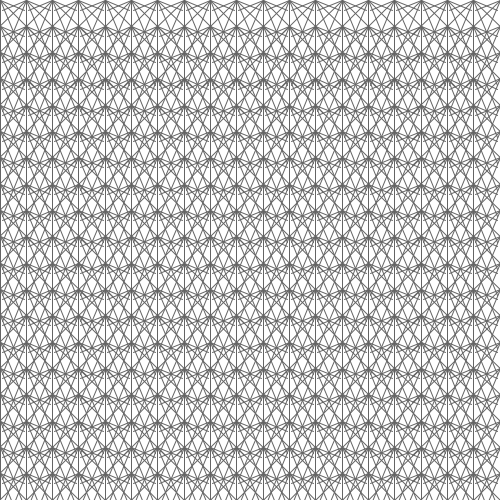
Frame 1 (no input)
Frame 60 (the mouse pressed at the canvas centre just before this capture): identical to frame 1, image omitted
Frame 120 (the mouse held since frame 60 and released just before this capture): identical to frame 1, image omitted

The Processing sketch that drew this single still picture (run headless with seeded random() and noise(); from frame 60 on, the mouse is pressed at the canvas centre):

// Processing sketch: processing_154739
// ── processing_154739.pde

/* v1.0 the goal is to create a shape that changes shape based on frame rate.
Cathal Lindsay ( cathalpaint) 2014*/

int hexNum;
int frame_rate_value;

void setup(){
  size(500,500);
  hexNum= 8;
  frame_rate_value =8;
  frameRate(10);
  rectMode(CENTER); 
  smooth(4);
  
}

void draw(){
  background(255);

  int num = 20;
  int margin = 0;
  float gutter = 0; //distance between each cell
  float cellsize = ( width - (2 * margin) - gutter * (num - 1) ) / (num - 1);

  int circleNumber = 0; // counter
  for (int i=0; i<num; i++) {
    for (int j=0; j<num; j++) {
      circleNumber = (i * num) + j; // different way to calculate the circle number from w2_04

      float tx = margin + cellsize * i + gutter * i;
      float ty = margin + cellsize * j + gutter * j;

      movingCircle(tx, ty, cellsize, circleNumber);
    }
  }
} //end of draw 


void movingCircle(float x, float y, float size, int offset) {
   
  //stroke(0);
  beginShape();
  noFill();
  stroke(100);
  float hexCenterX = x;
  float hexCenterY = y;
  float hexSize = size;
  
  for(int k= 0; k<hexNum;k++){ // here the value of i controls the shape
    
    float radian= TWO_PI/hexNum;
     hexCenterX = hexCenterX + hexSize *cos(radian/2 + radian*k);
     hexCenterY = hexCenterY + hexSize*sin(radian/2 +radian*k);
    vertex(x,y);
    
    //line from center?
    strokeWeight(1);
     
    line(hexCenterX, hexCenterY, x, y);
   
   strokeWeight(6);
  }//efor
 endShape(CLOSE);
}//ed 
  

   

void keyReleased(){
  //right arrow increase framerate
  if (keyCode == RIGHT && hexNum<8){
    hexNum++;
  }
  
  //left arrow decrease the framereate
  if(keyCode == LEFT && hexNum>3){
    hexNum--;
  }
  
  
  println("current hexNum is.." +hexNum);
}//edn key release
